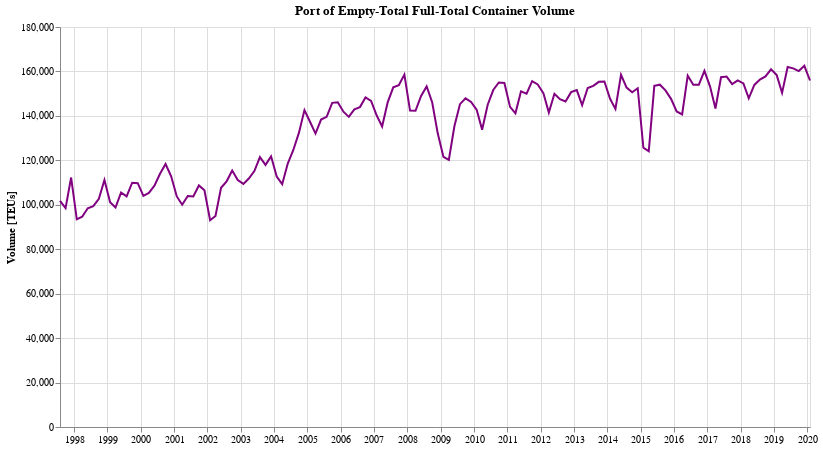

Here is the notebook cell this chart was saved with:
### Code cell
doChart(df_oak_combined, 'Empty-Total')

### Figure 1 — Vega-Lite specification as saved in the notebook (floating-point values rounded to 4 significant figures; data arrays with more than 128 entries replaced by an {"elided": "..."} marker saying what was removed)
{"config": {"view": {"continuousWidth": 400, "continuousHeight": 300}}, "data": {"name": "data-c236d47e08007cd68b93dc339f37c236"}, "mark": {"type": "line", "color": "purple"}, "encoding": {"tooltip": [{"type": "temporal", "field": "dt", "format": "%b %Y"}, {"type": "quantitative", "field": "Full-Total"}], "x": {"type": "temporal", "axis": {"title": ""}, "field": "dt"}, "y": {"type": "quantitative", "axis": {"title": "Volume [TEUs]"}, "field": "Full-Total"}}, "height": 400, "title": "Port of Empty-Total Full-Total Container Volume", "width": 750, "$schema": "https://vega.github.io/schema/vega-lite/v4.0.2.json", "datasets": {"data-c236d47e08007cd68b93dc339f37c236": {"elided": "136 records"}}}
